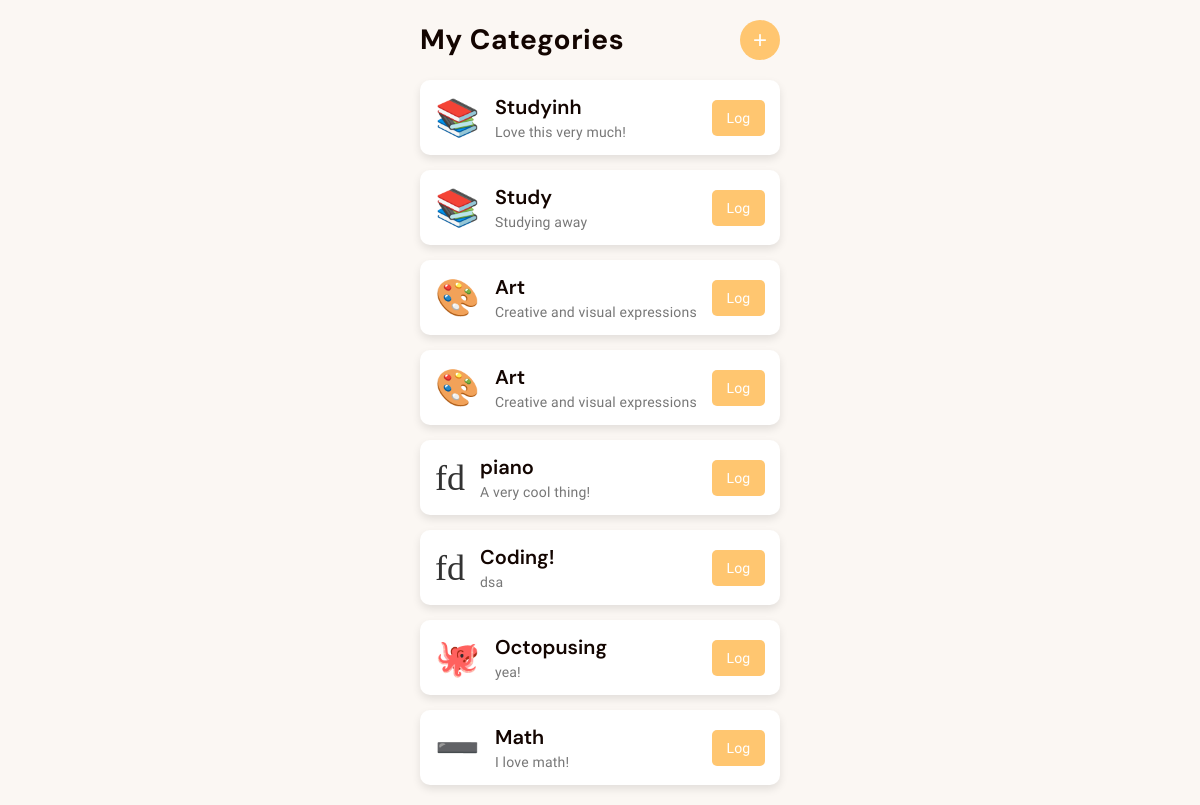
Before: / with the older database file.
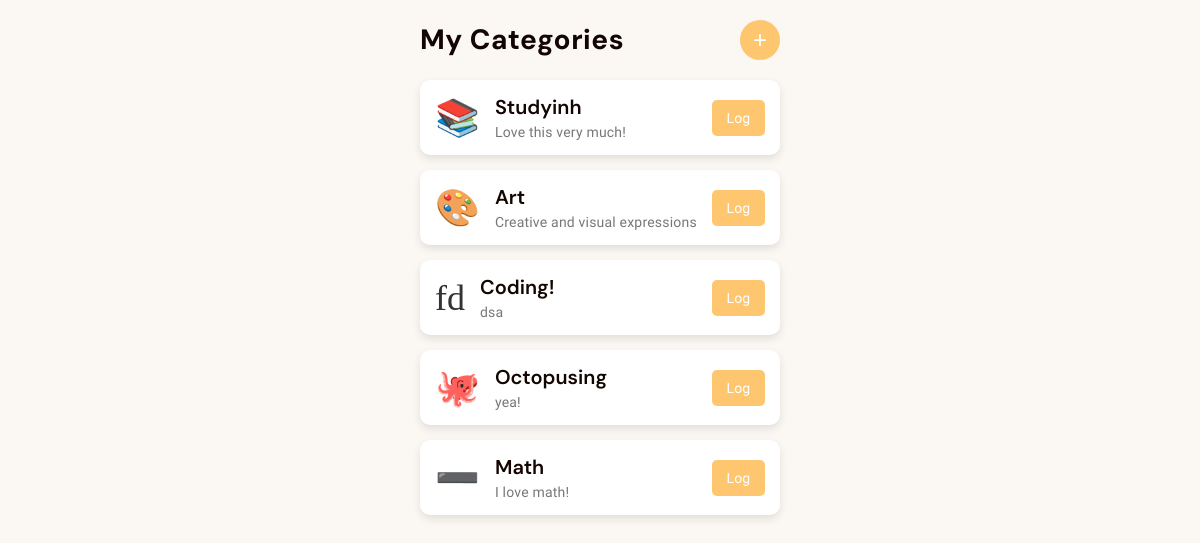
After: the same page with the newer database file.
### test_alch.py (models this page shows)
class Category(Base):
    __tablename__ = 'categories'
    id = Column(Integer, primary_key=True, autoincrement=True)
    name = Column(String)
    description = Column(String)
    icon = Column(String)
    log_entries = relationship("LogEntry", back_populates="category", cascade="all, delete-orphan", passive_deletes=True)

### app.py (the view)
@app.route("/", methods=["GET", "POST"])
def index():
    session = SessionLocal()
    categories = session.query(Category).all()
    session.close()
    return render_template('index.html', categories=categories)

### templates/index.html (shortened to what this page needs)
<!DOCTYPE html>
<html lang="en">
<head>
    <link rel="stylesheet" href="{{ url_for('static', filename='css/styles.css') }}">
</head>
<body>
    <div class="container">
        <header class="header">
            <h1>My Categories</h1>
            <a href="{{ url_for('create_category') }}" class="cat-button">
                <button class="add-category-btn">+</button>
            </a>
        </header>
        <div class="categories-list">
            {% for category in categories %}
                    <div class="category-card">
                        <a href="{{ url_for('category_stats', category_id=category.id) }}" class="category-link">
                            <div class="category-icon">{{ category.icon }}</div>
                            <div class="category-details">
                                <h3>{{ category.name }}</h3>
                                <p>{{ category.description }}</p>
                            </div>
                        </a>
                        <a href="{{ url_for('logger_form', category_id=category.id) }}">
                            <button class="log-btn">Log</button>
                        </a>
                    </div>
            {% endfor %}
        </div>
    </div>
</body>
</html>

### static/css/styles.css (style rules this page uses)
:root { --yellow: #FFC670; --darkYellow: #FFB133; --linen: #fbf7f3; --black: #130501; }
* { margin: 0; padding: 0; box-sizing: border-box; }
body { background-color: var(--linen); color: #333; }
.container { max-width: 400px; margin: 0 auto; padding: 20px; }
.header { display: flex; justify-content: space-between; align-items: center; margin-bottom: 20px; }
.header h1 { font-size: 28px; color: var(--black); font-family: 'DM Sans', sans-serif; font-weight: 700; line-height: 1.2; letter-spacing: 0.5px; }
.cat-button { text-decoration: none; }
.add-category-btn { background-color: var(--yellow); color: white; border: none; padding: 10px; font-size: 24px; cursor: pointer; border-radius: 50%; width: 40px; height: 40px; display: flex; justify-content: center; align-items: center; text-decoration: none; }
.categories-list { display: flex; flex-direction: column; gap: 15px; }
.category-card { background-color: rgb(255,255,255); border-radius: 10px; padding: 15px; display: flex; justify-content: space-between; align-items: center; box-shadow: 0 4px 8px rgba(0, 0, 0, 0.1); }
.category-link { display: flex; align-items: center; text-decoration: none; color: inherit; flex-grow: 1; gap: 15px; }
.category-icon { font-size: 36px; }
.category-details { flex-grow: 1; flex-direction: column; justify-content: center; }
.category-details h3 { font-size: 20px; color: var(--black); margin-bottom: 0; font-family: 'DM Sans', sans-serif; font-weight: 600; line-height: 1.25; }
.category-details p { font-size: 14px; color: #777; max-width: 95%; font-family: 'Work Sans', sans-serif; font-weight: 400; letter-spacing: 0.2px; margin-top: 4px; }
.log-btn { background-color: var(--yellow); color: white; padding: 10px 15px; border: none; font-size: 14px; border-radius: 5px; cursor: pointer; font-family: 'Work Sans', sans-serif; }

Changed rows visible on the page:
removed Category: icon "📚", name "Study", description "Studying away"
removed Category: icon "🎨", name "Art", description "Creative and visual expressions"
removed Category: icon "fd", name "piano", description "A very cool thing!"
